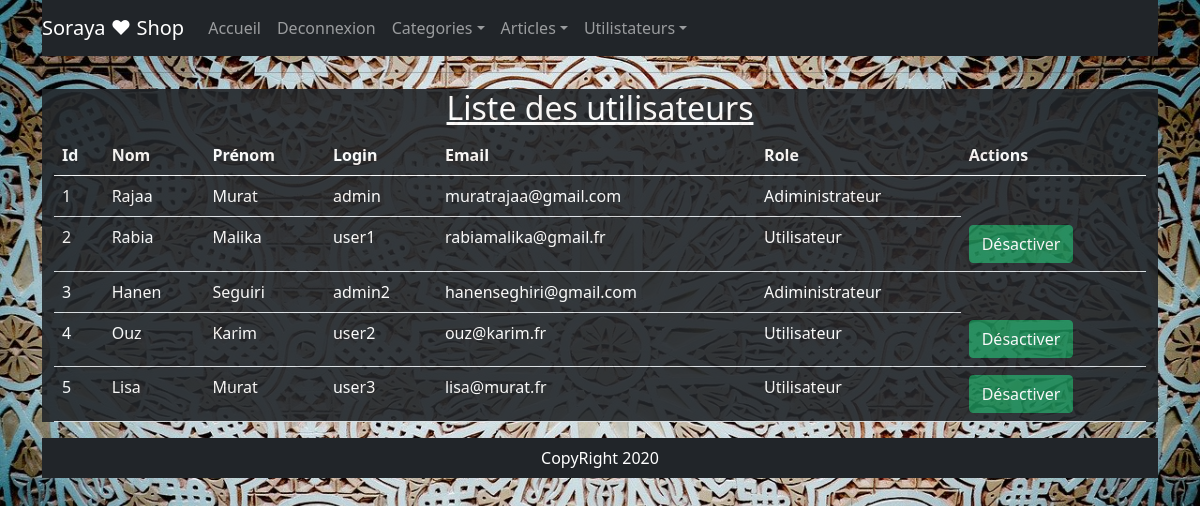
Screenshot of /index.php?action=list_user (signed in) with the database file from the repository.
### tables this page shows
CREATE TABLE `users` (
  `id_user` int(11) NOT NULL,
  `nom` varchar(20) NOT NULL,
  `prenom` varchar(20) NOT NULL,
  `email` varchar(100) NOT NULL,
  `login` varchar(10) NOT NULL,
  `pass` varchar(60) NOT NULL,
  `role` int(1) NOT NULL,
  `statut` tinyint(1) NOT NULL DEFAULT 1
);

### controllers/admin/AdminUserController.php (called while the page is built, shortened)
<?php
require_once('./models/admin/AdminUserModel.php');
class AdminUserController{
    private $driver;
    public function __construct(){
        $this->driver = new AdminUserModel();
    }
    public function listUsers(){
        $datas =$this->driver->getUser();
        require_once('./views/admin/UserItems.php');
    }
}

### index.php (called while the page is built, shortened)
<?php
$router= new Router();
$router->getPath();

### models/admin/AdminUserModel.php (called while the page is built, shortened)
<?php
require_once('./models/User.php');
require_once('./models/Driver.php');
class AdminUserModel extends Driver{
    public function getUser(){
        $sql="SELECT * FROM users";
        $res= $this->getRequest($sql);
        $rows= $res->fetchAll(PDO::FETCH_OBJ);
        $donnees = [];
        foreach($rows as $row){
            $user= new User();
            $user->setId_user($row->id_user);
            $user->setNom($row->nom);
            $user->setPrenom($row->prenom);
            $user->setLogin($row->login);
            $user->setEmail($row->email);
            $user->setRole($row->role);
            $user->statut = $row->statut;
            array_push($donnees, $user);
        }
        return $donnees;
    }
}

### models/Driver.php (called while the page is built)
<?php
abstract class Driver{
    private static $bd;
    protected function getRequest($sql, $params = null){
        $resultat = self::getBd()->prepare($sql);
        $resultat->execute($params);
        return $resultat;
    }
    private static function getBd(){
        if(self::$bd === null){
            self::$bd = new PDO('mysql:host=localhost;dbname=Soraya_Shop','root','');
           self::$bd->setAttribute(PDO::ATTR_ERRMODE,PDO::ERRMODE_EXCEPTION);
        }
        return self::$bd;
    }
}

### models/User.php (called while the page is built, shortened)
<?php
class User{
    private $id_user;
    private $nom;
    private $prenom;
    private $email;
    private $login;
    private $role;
    public function getId_user()
    {
        return $this->id_user;
    }
    public function setId_user($id_user)
    {
        $this->id_user = $id_user;
        return $this;
    }
    public function getNom()
    {
        return $this->nom;
    }
    public function setNom($nom)
    {
        $this->nom = $nom;
        return $this;
    }
    public function getPrenom()
    {
        return $this->prenom;
    }
    public function setPrenom($prenom)
    {
        $this->prenom = $prenom;
        return $this;
    }
    public function getEmail()
    {
        return $this->email;
    }
    public function setEmail($email)
    {
        $this->email = $email;
        return $this;
    }
    public function getLogin()
    {
        return $this->login;
    }
    public function setLogin($login)
    {
        $this->login = $login;
        return $this;
    }
    public function getRole()
    {
        return $this->role;
    }
    public function setRole($role)
    {
        $this->role = $role;
        return $this;
    }
}

### views/admin/UserItems.php (the view, shortened to what this page needs)
<hr>
<div class="container bg-dark" style="opacity: 0.9;">
<h1 class="h2 text-center text-white"><u>Liste des utilisateurs</u></h1>
<table class="table  text-white">
    <thead >
        <tr class="">
            <th>Id</th>
            <th>Nom</th>
            <th>Prénom</th>
            <th>Login</th>
            <th>Email</th>
            <th>Role</th>
            <th>Actions</th>
        </tr>
    </thead>
    <tbody>
        <?php foreach($datas as $user){ ?>
        <tr>
            <td><?=$user->getId_user(); ?></td>
            <td><?=$user->getNom(); ?></td>
            <td><?=$user->getPrenom(); ?></td>
            <td><?=$user->getLogin(); ?></td>
            <td><?=$user->getEmail(); ?></td>
            <td>
                <?php
                    if($user->getRole() == 1){
                        echo"Adiministrateur";
                    }else{
                        echo "Utilisateur";
                    }
                ?>
            </td>
            <?php
                if($user->getRole() == 2){
                     if($user->statut == 1){ ?>
                    <td>
                        <a class="btn btn-success" href="index.php?action=status&id=<?=$user->getId_user();?>&statut=<?=$user->statut?>">Désactiver</a>
                    </td>
                    <?php }else{ ?>
                        <td>
                        <a class="btn btn-secondary" href="index.php?action=status&id=<?=$user->getId_user();?>&statut=<?=$user->statut?>">Activer</a>
                    </td>
            <?php }} ?>
        </tr>
        <?php } ?>
    </tbody>
</table>
</div>
<?php
require_once('./views/template.php');
?>

### assets/css/style.css (style rules this page uses)
body { background-color: rgb(57, 59, 59); }

### views/template.php (style rules this page uses)
body { background-image: url("./assets/images/oriental.jpg"); background-size:cover; }

### rows the page displays
users: id_user "1", nom "Rajaa", prenom "Murat", login "admin", email "muratrajaa@gmail.com", role "Adiministrateur"
users: id_user "2", nom "Rabia", prenom "Malika", login "user1", email "rabiamalika@gmail.fr", role "Utilisateur"
users: id_user "3", nom "Hanen", prenom "Seguiri", login "admin2", email "hanenseghiri@gmail.com", role "Adiministrateur"
users: id_user "4", nom "Ouz", prenom "Karim", login "user2", email "ouz@karim.fr", role "Utilisateur"
users: id_user "5", nom "Lisa", prenom "Murat", login "user3", email "lisa@murat.fr", role "Utilisateur"
